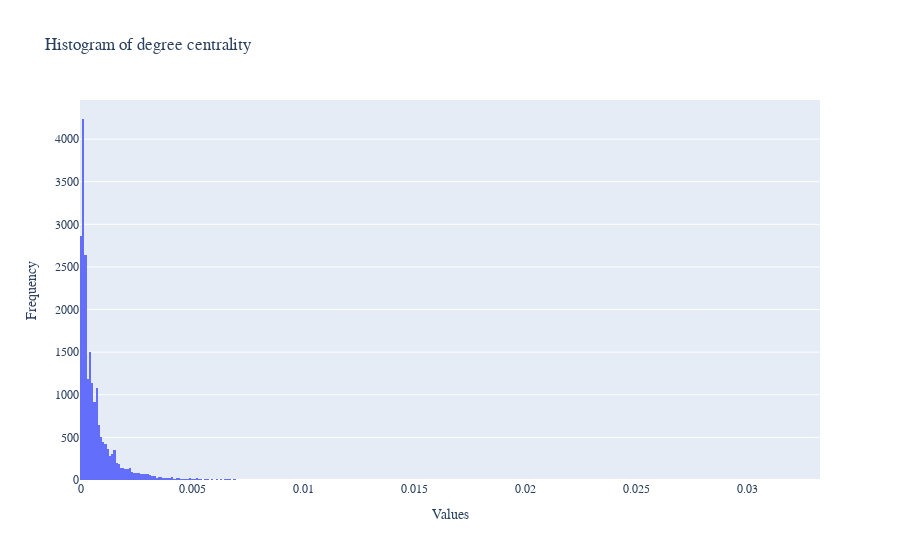

The code cell stored with this chart in its notebook:
### Code cell
plot(result_df,'degree_centerality','Histogram of degree centrality')

### Figure 1 — Plotly figure (JSON) as saved in the notebook; plotly's stock layout.template omitted (floating-point values rounded to 4 significant figures; data arrays with more than 128 entries replaced by an {"elided": "..."} marker saying what was removed)
{"data": [{"nbinsx": 500, "type": "histogram", "x": {"elided": "22470 float values"}}], "layout": {"font": {"family": "Arial", "size": 12}, "title": {"text": "Histogram of degree centrality"}, "xaxis": {"title": {"text": "Values"}}, "yaxis": {"title": {"text": "Frequency"}}}}
